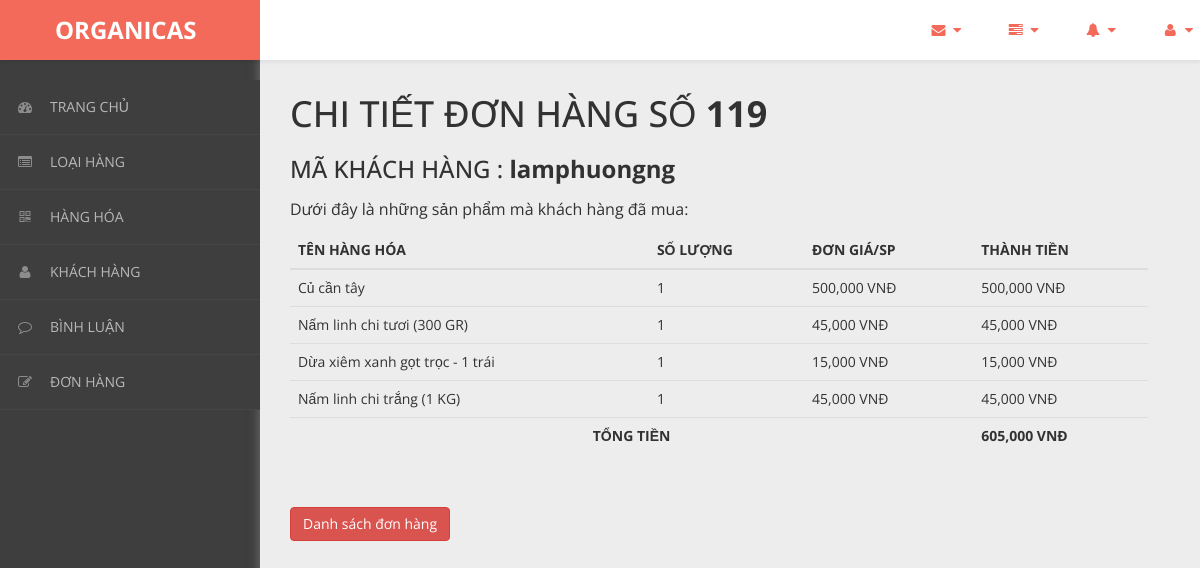
The app's page /admin/content/hoa-don/chi-tiet-hoa-don.php?ma_hd=119&ma_kh=lamphuongng with its own data.
### tables this page shows
CREATE TABLE `hoa_don_chi_tiet` (
  `ma_hd` int(11) NOT NULL,
  `so_luong` int(11) NOT NULL,
  `don_gia` int(11) NOT NULL,
  `ma_hh` int(11) NOT NULL
);

CREATE TABLE `hang_hoa` (
  `ma_hh` int(11) NOT NULL,
  `ten_hh` varchar(150) NOT NULL,
  `hinh` varchar(50) NOT NULL,
  `don_gia` int(11) NOT NULL,
  `giam_gia` int(11) NOT NULL,
  `mo_ta` varchar(1000) NOT NULL,
  `ma_loai` int(11) NOT NULL
);

### admin/dao/pdo.php (called while the page is built, shortened)
<?php
    function pdo_get_connection(){
        $pdo = new PDO("mysql:host=localhost;dbname=staffcoffee",'root','');
        $pdo->setAttribute(PDO::ATTR_ERRMODE, PDO::ERRMODE_EXCEPTION);
        return $pdo;
    }
    function pdo_query($sql){
        $sql_args = array_slice(func_get_args(),1);
        try{
            $conn = pdo_get_connection();
            $stmt = $conn ->prepare($sql);
            $stmt -> execute($sql_args);
            $rows = $stmt -> fetchAll();
            return $rows;
        }catch(PDOException $e){
            throw $e;
        }finally{
            unset($conn);
        }
    }
    ?>

### admin/dao/hoa-don.php (called while the page is built, shortened)
<?php
    require_once ('pdo.php');
    function hoa_don_chi_tiet_select_by_id($ma_hd){
        $sql = "SELECT * FROM hoa_don_chi_tiet
        JOIN hang_hoa ON hoa_don_chi_tiet.ma_hh = hang_hoa.ma_hh
        WHERE hoa_don_chi_tiet.ma_hd=?";
        return pdo_query($sql,$ma_hd);
    }
?>

### admin/content/hoa-don/chi-tiet-hoa-don.php (the view, shortened to what this page needs)
<!DOCTYPE html>
<html xmlns="http://www.w3.org/1999/xhtml">
<head>
    <link href="../../../css/admin/css/bootstrap.css" rel="stylesheet" />
    <link href="../../../css/admin/css/font-awesome.css" rel="stylesheet" />
    <link href="../../../css/admin/css/custom-styles.css" rel="stylesheet" />
</head>
<body>
    <div id="wrapper">
        <nav class="navbar navbar-default top-navbar" role="navigation">
            <div class="navbar-header">
                <a class="navbar-brand" href="../../../../RauCuQuaOrganica/trang-chinh/"><strong style = "margin-left: 40px;">ORGANICAS</strong></a>
            </div>
            <ul class="nav navbar-top-links navbar-right">
                <li class="dropdown">
                    <a class="dropdown-toggle" data-toggle="dropdown" href="#" aria-expanded="false">
                        <i class="fa fa-envelope fa-fw"></i> <i class="fa fa-caret-down"></i>
                    </a>
                </li>
                <li class="dropdown">
                    <a class="dropdown-toggle" data-toggle="dropdown" href="#" aria-expanded="false">
                        <i class="fa fa-tasks fa-fw"></i> <i class="fa fa-caret-down"></i>
                    </a>
                </li>
                <li class="dropdown">
                    <a class="dropdown-toggle" data-toggle="dropdown" href="#" aria-expanded="false">
                        <i class="fa fa-bell fa-fw"></i> <i class="fa fa-caret-down"></i>
                    </a>
                </li>
                <li class="dropdown">
                    <a class="dropdown-toggle" data-toggle="dropdown" href="#" aria-expanded="false">
                        <i class="fa fa-user fa-fw"></i> <i class="fa fa-caret-down"></i>
                    </a>
                </li>
            </ul>
        </nav>
        <nav class="navbar-default navbar-side" role="navigation">
            <div class="sidebar-collapse">
                <ul class="nav" id="main-menu">
                    <li>
                        <a href="../thong-ke/thong-ke-list.php"><i class="fa fa-dashboard"></i>TRANG CHỦ</a>
                    </li>
                    <li>
                        <a href="../loai-hang/loai-hang-list.php"><i class="fa fa-list-alt" aria-hidden="true"></i>LOẠI HÀNG</a>
                    </li>
                    <li>
                        <a href="../hang-hoa/hang-hoa-list.php"><i class="fa fa-qrcode"></i>HÀNG HÓA</a>
                    </li>
                    <li>
                        <a href="../khach-hang/khach-hang-list.php"><i class="fa fa-user"></i>KHÁCH HÀNG</a>
                    </li>
                    <li>
                        <a href="../binh-luan/binh-luan-list.php"><i class="fa fa-comment-o" aria-hidden="true"></i>BÌNH LUẬN</a>
                    </li>
                    <li>
                    <a href="../hoa-don/hoa-don-list.php"><i class="fa fa-edit"></i>ĐƠN HÀNG</a>
                    </li>
                </ul>
            </div>
        </nav>
        <div id="page-wrapper">
		  <div class="header">
                                <?php
                                require_once ('../../../admin/dao/hoa-don.php');
                                extract($_REQUEST);
                                $items = hoa_don_chi_tiet_select_by_id($ma_hd);
                                $Total = 0;
                            ?>
                        <div class="page-header">
                            <h1>CHI TIẾT ĐƠN HÀNG SỐ <b><?=$ma_hd?></b></h1><br>
                            <h3>MÃ KHÁCH HÀNG : <b><?=$ma_kh;?></b></h3>
                            <p>Dưới đây là những sản phẩm mà khách hàng đã mua: </p>
                            <table class="table table-hover">
                                <thead>
                                  <tr>
                                    <th>TÊN HÀNG HÓA</th>
                                    <th>SỐ LƯỢNG</th>
                                    <th>ĐƠN GIÁ/SP</th>
                                    <th>THÀNH TIỀN</th>
                                  </tr>
                                </thead>
                                <tbody>
                                <?php foreach($items as $item){
                                     extract($item);
                                    ?>
                                  <tr>
                                    <td><?=$ten_hh?></td>
                                    <td><?=$so_luong?></td>
                                    <td><?=number_format($don_gia)?> VNĐ</td>
                                    <td><?=number_format($don_gia * $so_luong); $Total +=($don_gia * $so_luong)?> VNĐ</td>
                                  </tr>
                                <?php } ?>
                                <tr>
                                    <td colspan="3" style = "text-align:center;"><b>TỔNG TIỀN</b></td>
                                    <td><b><?=number_format($Total) ?> VNĐ</b></td>
                                </tr>
                                </tbody>
                              </table>
                        </div>
                        <a href="hoa-don-list.php"><button class="btn btn-danger">Danh sách đơn hàng</button></a>
		</div>
            </div>
        </div>
</body>
</html>

### css/admin/css/custom-styles.css (style rules this page uses)
body { font-family: 'Open Sans', sans-serif; background: #3E3E3E; }
#wrapper { width: 100%; }
#page-wrapper { padding: 15px 15px; min-height: 600px; background: #EDEDED; }
h1, .h1, h2, .h2, h3, .h3 { margin-top: 7px; margin-bottom: -5px; }
p { font-size:16px; line-height:25px; padding-top:20px; }
.navbar-side { z-index: 0; }
.navbar-side .nav > li > a > i { color: #8C8C8C;padding: 8px;width: 30px;text-align: center; }
.top-navbar { position: fixed; width: 100%; z-index: 300; -webkit-box-shadow: 0 3px 3px rgba(0, 0, 0, 0.05); -moz-box-shadow: 0 3px 3px rgba(0, 0, 0, 0.05); box-shadow: 0 3px 3px rgba(0, 0, 0, 0.05); }
.navbar-side { z-index: 1; position: fixed; width: 260px; top: 80px; }
#page-wrapper { position: relative; top: 55px; box-shadow: 0 0 10px #757575; -moz-box-shadow: 0 0 10px #757575; -webkit-box-shadow: 0 0 10px #757575; }
.page-header { margin: 0;border-bottom: 1px solid transparent;text-align: left;background-color: rgb(237, 237, 237);padding: 32px 22px 32px 0;color: #323232; }
.header { margin: 0 30px; }
.top-navbar { margin:0px; }
.top-navbar .navbar-brand { color: #fff;width: 260px;text-align: left;height: 60px;font-size: 24px;font-weight: 700;line-height: 30px;background: #F36A5A; }
.top-navbar .nav > li { position: relative; display: inline-block; margin: 0px; padding: 0px; }
.top-navbar .nav > li > a { position: relative; display: block; padding: 20px;color: #FFFFFF; margin: 0px; }
.sidebar-collapse , .sidebar-collapse .nav { background:none; }
.sidebar-collapse .nav { padding:0; }
.sidebar-collapse .nav > li > a { color: #B8B8B8; background:transparent; text-shadow:none; font-size: 14px; }
.sidebar-collapse > .nav > li > a { padding: 12px 10px; }
.sidebar-collapse > .nav > li { border-bottom: 1px solid rgba(107, 108, 109, 0.19); }
.navbar-side { border:none; background: #3E3E3E; }
.top-navbar { background: #FFFFFF; border-bottom:none; }
.top-navbar .nav > li > a > i { margin-right: 2px; }
.navbar-default { border:0px solid black; }
.navbar-header { background: transparent; }
.nav > li > a > i { margin-right:10px; color: rgb(243, 106, 90); }
@media (min-width:768px) { #page-wrapper { margin: 0 0 0 260px; padding: 0; min-height: 1200px; } }
@media (min-width:768px) { .navbar-side { width: 260px; z-index: 1; } }
@media (min-width:768px) { .navbar { border-radius: 0px; } }

### records on screen
hoa_don_chi_tiet: ma_hh.ten_hh "Củ cần tây", so_luong "1", ma_hh.don_gia "500,000", $don_gia * $so_luong "500,000"
hoa_don_chi_tiet: ma_hh.ten_hh "Nấm linh chi tươi (300 GR)", so_luong "1", ma_hh.don_gia "45,000", $don_gia * $so_luong "45,000"
hoa_don_chi_tiet: ma_hh.ten_hh "Dừa xiêm xanh gọt trọc - 1 trái", so_luong "1", ma_hh.don_gia "15,000", $don_gia * $so_luong "15,000"
hoa_don_chi_tiet: ma_hh.ten_hh "Nấm linh chi trắng (1 KG)", so_luong "1", ma_hh.don_gia "45,000", $don_gia * $so_luong "45,000"

### other values on screen
$ma_hd "119"
$ma_kh "lamphuongng"
$Total "605,000"
